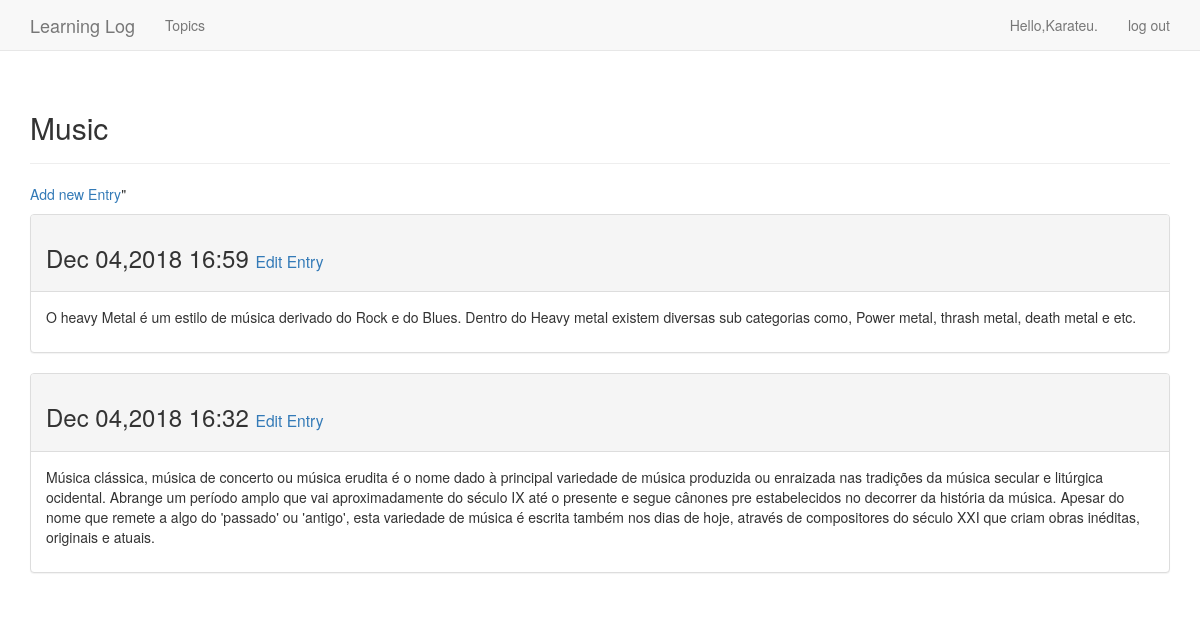
The page /topics/3/ (signed in) on the database its author committed.
### learning_logs/models.py (models this page shows, shortened)
class Topic(models.Model):
	text = models.CharField(max_length=200)
	date_added = models.DateTimeField(auto_now_add=True)
	owner = models.ForeignKey(User,on_delete=models.CASCADE,)
	def __str__(self):
		return self.text

class Entry(models.Model):
	topic = models.ForeignKey('Topic',on_delete=models.CASCADE,)
	text = models.TextField()
	date_added = models.DateTimeField(auto_now_add=True)
	class Meta:
		verbose_name_plural = 'entries'

### learning_logs/views.py (the view)
# urls.py: path('topics/<int:topic_id>/', views.topic, name= 'topic'),
@login_required
def topic(request,topic_id):
	topic = Topic.objects.get(id=topic_id)
	if topic.owner!= request.user:
		raise Http404
	entries = topic.entry_set.order_by('-date_added')
	context = {'topic':topic,'entries':entries}
	return render(request, 'learning_logs/topic.html',context)

### learning_logs/templates/learning_logs/topic.html
{% extends "learning_logs/base.html" %}
{%block header%}
<h2>{{topic}}</h2>
{%endblock header%}
{%block content%}
<p>
	<a href="{% url 'learning_logs:new_entry' topic.id %}">Add new Entry</a>"
</p>
{%for entry in entries%}
	<div class="panel panel-default">
		<div class="panel-heading">
			<h3>{{entry.date_added|date:'M d,Y H:i'}}
				<small>
					<a href="{% url 'learning_logs:edit_entry'
					entry.id%}">Edit Entry</a>
				</small>
			</h3>
		</div>
		<div class="panel-body">
			{{entry.text|linebreaks}}
		</div>
	</div>
{%empty%}
There are no entries for this topic yet
{% endfor %}
{%endblock content%}

### learning_logs/templates/learning_logs/base.html (shortened to what this page needs)
{% load bootstrap3 %}
<!DOCTYPE html>
<html lang="en">
	<head>
		{% bootstrap_css %}
	</head>
	<body>
		<nav class="navbar navbar-default navbar-static-top">
			<div class = "container">
				<div class="navbar-header">
					<a class="navbar-brand" href="{% url 'learning_logs:index'%}">Learning Log</a>
				</div>
				<div id="navbar" class="navbar-collapse collapse">
					<ul class="nav navbar-nav">
						<li>
							<a href="{% url 'learning_logs:topics'%}">Topics</a>
						</li>
					</ul>
					<ul class="nav navbar-nav navbar-right">
						{% if user.is_authenticated %}
						<li>
							<a>Hello,{{user.username}}.</a>
						</li>
						<li>
							<a href="{% url 'users:logout'%}">log out</a>
						</li>
						{%endif%}
					</ul>
				</div>
			</div>
		</nav>
		<div class="container">
			<div class="page-header">
				{% block header%}
				{% endblock header%}
			</div>
			<div>
				{%block content%}
				{%endblock content%}
			</div>
		</div>
	</body>
</html>

### rows shown on the page
Topic: text "Music"
Entry: date_added "Dec 04,2018 16:59", text "O heavy Metal é um estilo de música derivado do Rock e do Blues. Dentro do Heavy metal existem diversas sub categorias como, Power metal, thrash metal, death metal e etc."
Entry: date_added "Dec 04,2018 16:32", text "Música clássica, música de concerto ou música erudita é o nome dado à principal variedade de música produzida ou enraizada nas tradições da música secular e litúrgica ocidental. Abrange um período amplo que vai aproximadamente do século IX até o presente e segue cânones pre estabelecidos no decorrer da história da música. Apesar do nome que remete a algo do 'passado' ou 'antigo', esta variedade de música é escrita também nos dias de hoje, através de compositores do século XXI que criam obras inéditas, originais e atuais."

### other values the page prints
{{ user.username }} "Karateu"
